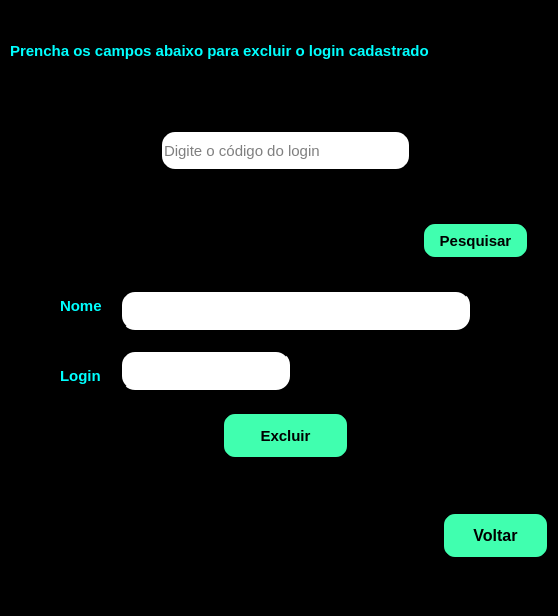
<?xml version="1.0" encoding="UTF-8"?>
<ui version="4.0">
 <class>MainWindow</class>
 <widget class="QMainWindow" name="MainWindow">
  <property name="geometry">
   <rect>
    <x>0</x>
    <y>0</y>
    <width>558</width>
    <height>616</height>
   </rect>
  </property>
  <property name="windowTitle">
   <string>Excluir login</string>
  </property>
  <property name="styleSheet">
   <string notr="true">background-color: rgb(0, 0, 0);</string>
  </property>
  <widget class="QWidget" name="centralwidget">
   <widget class="QLabel" name="label">
    <property name="geometry">
     <rect>
      <x>10</x>
      <y>20</y>
      <width>541</width>
      <height>61</height>
     </rect>
    </property>
    <property name="font">
     <font>
      <pointsize>11</pointsize>
      <weight>75</weight>
      <bold>true</bold>
     </font>
    </property>
    <property name="styleSheet">
     <string notr="true">color: rgb(0, 255, 255);</string>
    </property>
    <property name="text">
     <string>Prencha os campos abaixo para excluir o login cadastrado</string>
    </property>
   </widget>
   <widget class="QLineEdit" name="cod">
    <property name="geometry">
     <rect>
      <x>160</x>
      <y>130</y>
      <width>251</width>
      <height>41</height>
     </rect>
    </property>
    <property name="font">
     <font>
      <pointsize>11</pointsize>
     </font>
    </property>
    <property name="styleSheet">
     <string notr="true">background-color: rgb(255, 255, 255);
border-radius: 15px;
border-style: outset;
border-width: 2px;</string>
    </property>
    <property name="inputMask">
     <string/>
    </property>
    <property name="text">
     <string/>
    </property>
    <property name="placeholderText">
     <string>Digite o código do login</string>
    </property>
   </widget>
   <widget class="QLabel" name="label_6">
    <property name="geometry">
     <rect>
      <x>110</x>
      <y>130</y>
      <width>51</width>
      <height>41</height>
     </rect>
    </property>
    <property name="text">
     <string/>
    </property>
    <property name="pixmap">
     <pixmap>cod.png</pixmap>
    </property>
    <property name="scaledContents">
     <bool>true</bool>
    </property>
   </widget>
   <widget class="QPushButton" name="pushButton">
    <property name="geometry">
     <rect>
      <x>220</x>
      <y>410</y>
      <width>131</width>
      <height>51</height>
     </rect>
    </property>
    <property name="font">
     <font>
      <pointsize>11</pointsize>
      <weight>75</weight>
      <bold>true</bold>
     </font>
    </property>
    <property name="styleSheet">
     <string notr="true">background-color: rgb(64, 255, 175);
border-radius: 15px;
border-style: outset;
border-width: 4px;
border-color: black;</string>
    </property>
    <property name="text">
     <string>Excluir</string>
    </property>
   </widget>
   <widget class="QPushButton" name="pushButton_3">
    <property name="geometry">
     <rect>
      <x>440</x>
      <y>510</y>
      <width>111</width>
      <height>51</height>
     </rect>
    </property>
    <property name="font">
     <font>
      <pointsize>12</pointsize>
      <weight>75</weight>
      <bold>true</bold>
     </font>
    </property>
    <property name="styleSheet">
     <string notr="true">border-radius: 15px;
border-style: outset;
background-color: rgb(64, 255, 175);
border-width: 4px;
border-color: black;</string>
    </property>
    <property name="text">
     <string>Voltar</string>
    </property>
    <property name="icon">
     <iconset>
      <normaloff>voltar.png</normaloff>voltar.png</iconset>
    </property>
   </widget>
   <widget class="QPushButton" name="nome">
    <property name="geometry">
     <rect>
      <x>120</x>
      <y>290</y>
      <width>351</width>
      <height>41</height>
     </rect>
    </property>
    <property name="font">
     <font>
      <pointsize>10</pointsize>
      <weight>75</weight>
      <bold>true</bold>
     </font>
    </property>
    <property name="styleSheet">
     <string notr="true">background-color: rgb(255, 255, 255);
border-radius: 15px;
border-style: outset;
border-width: 2px;</string>
    </property>
    <property name="text">
     <string/>
    </property>
   </widget>
   <widget class="QPushButton" name="login">
    <property name="geometry">
     <rect>
      <x>120</x>
      <y>350</y>
      <width>171</width>
      <height>41</height>
     </rect>
    </property>
    <property name="font">
     <font>
      <pointsize>10</pointsize>
      <weight>75</weight>
      <bold>true</bold>
     </font>
    </property>
    <property name="styleSheet">
     <string notr="true">background-color: rgb(255, 255, 255);
border-radius: 15px;
border-style: outset;
border-width: 2px;</string>
    </property>
    <property name="text">
     <string/>
    </property>
   </widget>
   <widget class="QLabel" name="label_4">
    <property name="geometry">
     <rect>
      <x>20</x>
      <y>360</y>
      <width>31</width>
      <height>31</height>
     </rect>
    </property>
    <property name="text">
     <string/>
    </property>
    <property name="pixmap">
     <pixmap>loginadm.png</pixmap>
    </property>
    <property name="scaledContents">
     <bool>true</bool>
    </property>
   </widget>
   <widget class="QLabel" name="label_2">
    <property name="geometry">
     <rect>
      <x>10</x>
      <y>280</y>
      <width>51</width>
      <height>51</height>
     </rect>
    </property>
    <property name="text">
     <string/>
    </property>
    <property name="pixmap">
     <pixmap>nome_login.png</pixmap>
    </property>
    <property name="scaledContents">
     <bool>true</bool>
    </property>
   </widget>
   <widget class="QLabel" name="label_3">
    <property name="geometry">
     <rect>
      <x>60</x>
      <y>290</y>
      <width>61</width>
      <height>31</height>
     </rect>
    </property>
    <property name="font">
     <font>
      <pointsize>11</pointsize>
      <weight>75</weight>
      <bold>true</bold>
     </font>
    </property>
    <property name="styleSheet">
     <string notr="true">color: rgb(0, 255, 255);</string>
    </property>
    <property name="text">
     <string>Nome</string>
    </property>
   </widget>
   <widget class="QLabel" name="label_5">
    <property name="geometry">
     <rect>
      <x>60</x>
      <y>360</y>
      <width>61</width>
      <height>31</height>
     </rect>
    </property>
    <property name="font">
     <font>
      <pointsize>11</pointsize>
      <weight>75</weight>
      <bold>true</bold>
     </font>
    </property>
    <property name="styleSheet">
     <string notr="true">color: rgb(0, 255, 255);</string>
    </property>
    <property name="text">
     <string>Login</string>
    </property>
   </widget>
   <widget class="QPushButton" name="pushButton_2">
    <property name="geometry">
     <rect>
      <x>420</x>
      <y>220</y>
      <width>111</width>
      <height>41</height>
     </rect>
    </property>
    <property name="font">
     <font>
      <pointsize>11</pointsize>
      <weight>75</weight>
      <bold>true</bold>
     </font>
    </property>
    <property name="styleSheet">
     <string notr="true">background-color: rgb(64, 255, 175);
border-radius: 15px;
border-style: outset;
border-width: 4px;
border-color: black;</string>
    </property>
    <property name="text">
     <string>Pesquisar</string>
    </property>
   </widget>
   <widget class="QLabel" name="label_7">
    <property name="geometry">
     <rect>
      <x>370</x>
      <y>220</y>
      <width>41</width>
      <height>41</height>
     </rect>
    </property>
    <property name="text">
     <string/>
    </property>
    <property name="pixmap">
     <pixmap>pesquisar_adm.png</pixmap>
    </property>
    <property name="scaledContents">
     <bool>true</bool>
    </property>
   </widget>
   <widget class="QLabel" name="label_10">
    <property name="geometry">
     <rect>
      <x>180</x>
      <y>180</y>
      <width>211</width>
      <height>21</height>
     </rect>
    </property>
    <property name="font">
     <font>
      <pointsize>11</pointsize>
      <weight>75</weight>
      <bold>true</bold>
     </font>
    </property>
    <property name="styleSheet">
     <string notr="true">color: rgb(255, 0, 0);</string>
    </property>
    <property name="text">
     <string/>
    </property>
   </widget>
   <widget class="QLabel" name="label_8">
    <property name="geometry">
     <rect>
      <x>170</x>
      <y>470</y>
      <width>261</width>
      <height>31</height>
     </rect>
    </property>
    <property name="font">
     <font>
      <pointsize>11</pointsize>
      <weight>75</weight>
      <bold>true</bold>
     </font>
    </property>
    <property name="styleSheet">
     <string notr="true">color: rgb(0, 255, 255);</string>
    </property>
    <property name="text">
     <string/>
    </property>
   </widget>
  </widget>
  <widget class="QMenuBar" name="menubar">
   <property name="geometry">
    <rect>
     <x>0</x>
     <y>0</y>
     <width>558</width>
     <height>26</height>
    </rect>
   </property>
  </widget>
  <widget class="QStatusBar" name="statusbar"/>
 </widget>
 <resources/>
 <connections/>
</ui>
